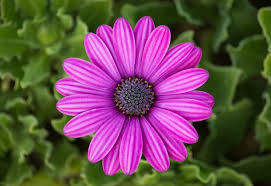
#> input picture flower1.jpeg, 271 x 186 px
$ python part1.py
#> lines starting #> are read from the running program, lines starting #| are printed output that depends on the picture
import cv2
import matplotlib
matplotlib.use('Agg')
import matplotlib.pyplot as plt

# 1. Load an image using OpenCV
image_path = 'flower1.jpeg'
image = cv2.imread(image_path)
#> image is the input picture: shape (186, 271, 3); mean B, G, R 83.1, 75.5, 106.7

# Check if the image was loaded successfully
if image is None:
    raise FileNotFoundError(f"Image at path '{image_path}' not found.")

# Convert from BGR to RGB for proper display in Matplotlib
image_rgb = cv2.cvtColor(image, cv2.COLOR_BGR2RGB)

# 2. Convert the image to grayscale
gray_image = cv2.cvtColor(image, cv2.COLOR_BGR2GRAY)
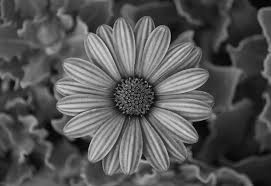
#> gray_image: shape (186, 271); min 0, max 218, mean 85.7

# 3. Compute the intensity histogram of the grayscale image
histogram = cv2.calcHist([gray_image], [0], None, [256], [0, 256])
#> histogram = 256 values, max 517 at index 56, min 0 at index 217, mean 196.9

# 4. Plot the images and histogram using Matplotlib
plt.figure(figsize=(15, 5))

# Original image
plt.subplot(1, 3, 1)
plt.imshow(image_rgb)
plt.title('Original Image')
plt.axis('off')

# Grayscale image
plt.subplot(1, 3, 2)
plt.imshow(gray_image, cmap='gray')
plt.title('Grayscale Image')
plt.axis('off')

# Intensity histogram
plt.subplot(1, 3, 3)
plt.plot(histogram, color='black')
plt.title('Intensity Histogram')
plt.xlabel('Pixel Intensity')
plt.ylabel('Frequency')

plt.tight_layout()
plt.savefig('output_plot.png')
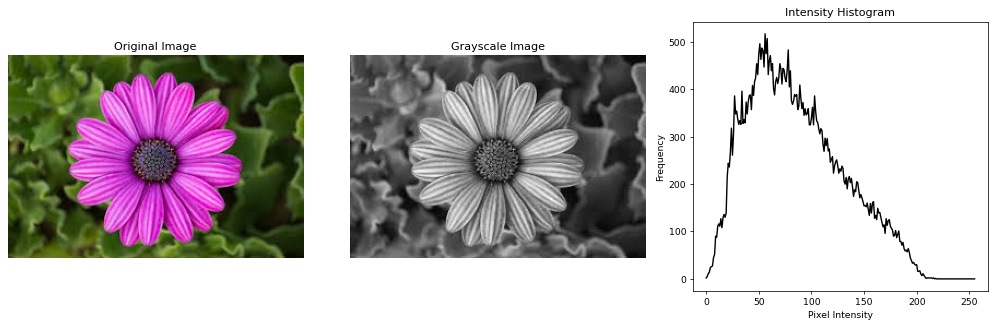
#> figure drawn by matplotlib, 3 panels; panel 3: curve peaks at x = 56, y = 517

$ run again, with flower2.jpeg copied over flower1.jpeg
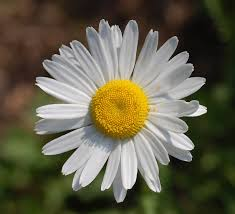
#> input picture flower2.jpeg, 235 x 214 px
#> image is the input picture: shape (214, 235, 3); mean B, G, R 74.8, 95.3, 99.5
#> `gray_image = cv2.cvtColor(image, cv2.COLOR_BGR2GRAY)`:
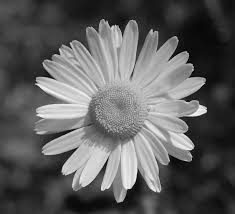
#> gray_image: shape (214, 235); min 0, max 252, mean 94.2
#> histogram = 256 values, max 693 at index 27, min 0 at index 251, mean 196.4
#> `plt.savefig('output_plot.png')`:
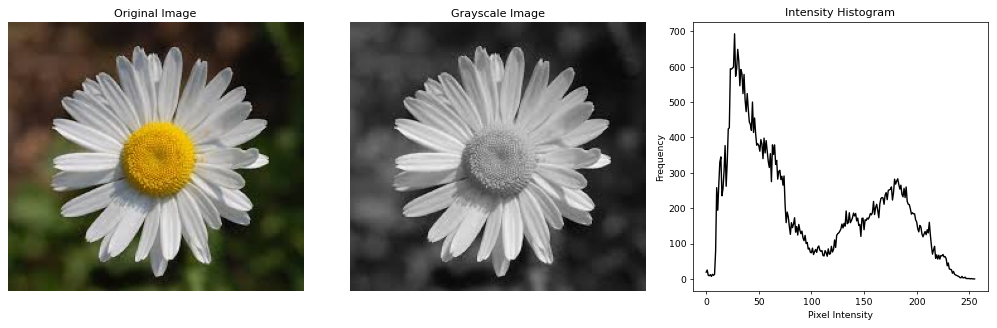
#> figure drawn by matplotlib, 3 panels; panel 3: curve peaks at x = 27, y = 693
